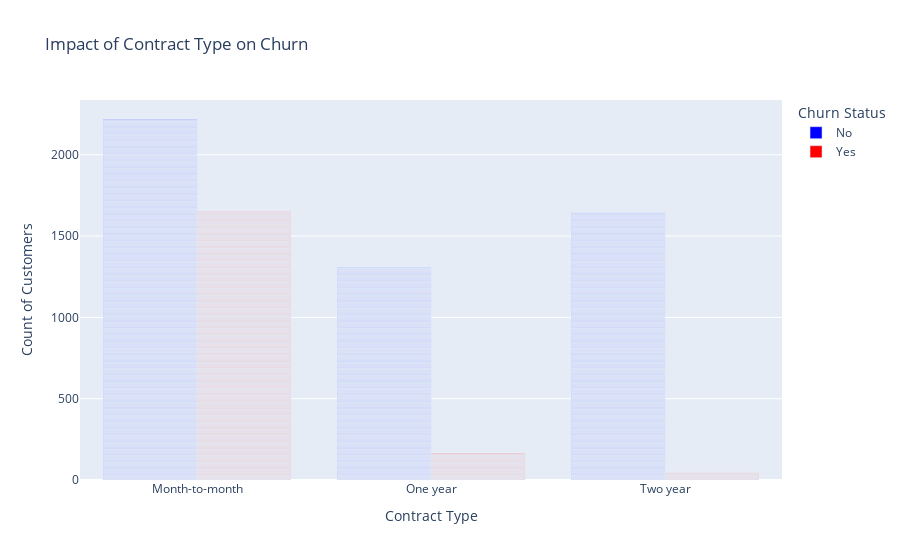

The notebook cell saved with this chart:
### Code cell
fig = px.bar(df, x="Contract", color="Churn", title="Impact of Contract Type on Churn", barmode="group" ,color_discrete_map={'Yes': 'red', 'No': 'blue'})
fig.update_layout(xaxis_title="Contract Type", yaxis_title="Count of Customers",legend_title="Churn Status")

fig.show()

### Figure 1 — Plotly figure (JSON) as saved in the notebook; plotly's stock layout.template omitted (floating-point values rounded to 4 significant figures; data arrays with more than 128 entries replaced by an {"elided": "..."} marker saying what was removed)
{"data": [{"alignmentgroup": "True", "hovertemplate": "Churn=No<br>Contract=%{x}<br>count=%{y}<extra></extra>", "legendgroup": "No", "marker": {"color": "blue", "pattern": {"shape": ""}}, "name": "No", "offsetgroup": "No", "orientation": "v", "showlegend": true, "textposition": "auto", "type": "bar", "x": {"elided": "5174 str values"}, "xaxis": "x", "y": {"elided": "5174 int values"}, "yaxis": "y"}, {"alignmentgroup": "True", "hovertemplate": "Churn=Yes<br>Contract=%{x}<br>count=%{y}<extra></extra>", "legendgroup": "Yes", "marker": {"color": "red", "pattern": {"shape": ""}}, "name": "Yes", "offsetgroup": "Yes", "orientation": "v", "showlegend": true, "textposition": "auto", "type": "bar", "x": {"elided": "1869 str values"}, "xaxis": "x", "y": {"elided": "1869 int values"}, "yaxis": "y"}], "layout": {"barmode": "group", "legend": {"title": {"text": "Churn Status"}, "tracegroupgap": 0}, "title": {"text": "Impact of Contract Type on Churn"}, "xaxis": {"anchor": "y", "domain": [0, 1], "title": {"text": "Contract Type"}}, "yaxis": {"anchor": "x", "domain": [0, 1], "title": {"text": "Count of Customers"}}}}
